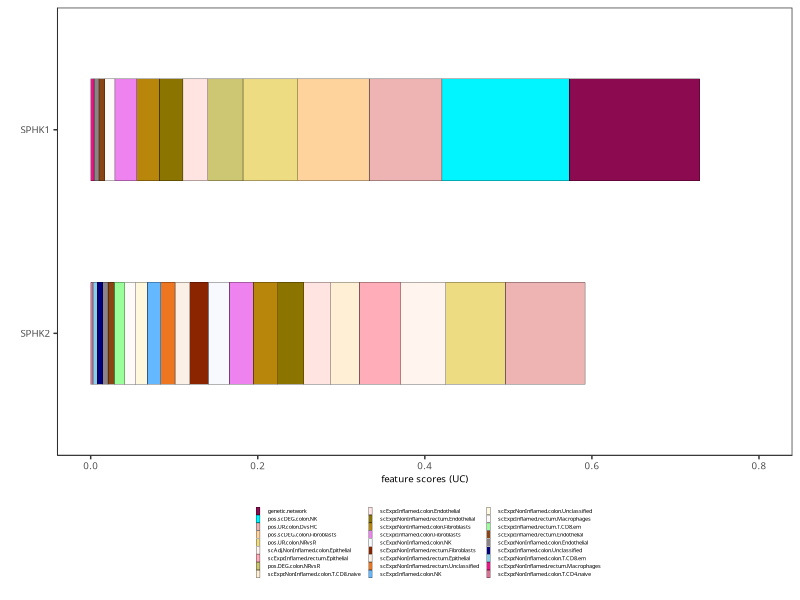
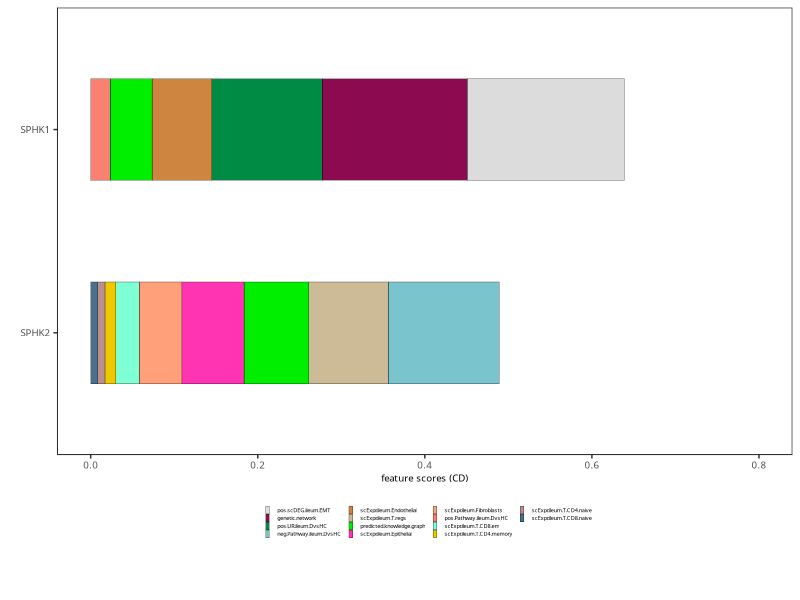

Recreate these plots in R, in order.
#!/usr/bin/env Rscript

options(echo = TRUE)
Sys.time()

library(dplyr)
library(openxlsx)
library(ggplot2)

genes <- c("SPHK2", "SPHK1")

width <- length(genes) * 600

#" ----------
#" 
#" # Input data

UC_long_df <- as.data.frame(read.xlsx("../data/data.Figure4C.xlsx", sheet = "UC", colNames = TRUE))
CD_long_df <- as.data.frame(read.xlsx("../data/data.Figure4C.xlsx", sheet = "CD", colNames = TRUE))

for (col in c("value", "norm_value")) {
  UC_long_df[, col] <- as.numeric(UC_long_df[, col])
  CD_long_df[, col] <- as.numeric(CD_long_df[, col])
}

#" ----------
#" 
#" # Plot UC

set.seed(2)

prefix <- "UC"
long_df <- UC_long_df

long_df[, "gene"] <- factor(long_df[, "gene"], levels = genes)

ranked_evidence <- unique(long_df[order(long_df[, "value"], decreasing = F), "evidence"])
ranked_evidence[1:5]

long_df[, "evidence_id"] <- match(long_df[, "evidence"], ranked_evidence)

shared_features <- union(UC_long_df[, "evidence"], CD_long_df[, "evidence"])

temp_cmap <- sample(grDevices::colors()[grep("gr(a|e)y", grDevices::colors(), invert = T)], 
                    length(shared_features))

cmap <- temp_cmap[match(rev(ranked_evidence), shared_features)]

long_df <- long_df[order(long_df[, "value"], decreasing = T), ]

long_df[order(long_df[, "value"], decreasing = T), ]

num_col <- ifelse(prefix == "CD", 4, 3)
lg_height <- ifelse(prefix == "CD", 34, 5)

p <- ggplot(long_df[order(long_df[, "norm_value"], decreasing = T), ], 
            aes(fill=factor(evidence, levels = rev(ranked_evidence)), 
                y=gene, x=norm_value)) + 
  geom_bar(position="stack", stat="identity", width = 0.5, color = "black", size = 0.05, linewidth = 0.1) + 
  scale_fill_manual(values = cmap) +
  ylab("") +
  xlim(c(0, 0.8)) +
  xlab(paste0("feature scores (", prefix, ")")) +
  theme_bw() +
  theme(axis.text.x = element_text(size=7, family="Sans"),
        axis.text.y = element_text(size=7, family="Sans"),
        legend.text = element_text(size=4, family="Sans"), 
        legend.title = element_text(size=5, family="Sans"), 
        axis.title.y = element_text(size=7, family="Sans"), 
        axis.title.x = element_text(size=7, family="Sans"), 
        axis.line.x.bottom = element_line(size=0.2),
        axis.line.y.left = element_line(size=0.2),
        plot.title = element_text(size=7, family="Sans", hjust = 0.5), 
        strip.text = element_text(size=7, family="Sans"),
        panel.grid.minor = element_blank(),
        panel.grid.major = element_blank(),
        legend.key.height = unit(2, "mm"), 
        legend.key.width = unit(1, "mm"), 
        legend.key.spacing.y = unit(0, "pt"),
        legend.box.margin = margin(0, 0, lg_height, 0), 
        legend.position = "bottom") +
  guides(fill=guide_legend(ncol=num_col, byrow=FALSE, title="")) 

png(filename=paste0("Figure4C.", prefix, ".png"),
    width=1500, height=600, units="px", res = 300)
print(p)
dev.off()

#" ----------
#" 
#" # Plot CD

set.seed(2)

prefix <- "CD"
long_df <- CD_long_df

long_df[, "gene"] <- factor(long_df[, "gene"], levels = genes)

ranked_evidence <- unique(long_df[order(long_df[, "value"], decreasing = F), "evidence"])
ranked_evidence[1:5]

long_df[, "evidence_id"] <- match(long_df[, "evidence"], ranked_evidence)

shared_features <- union(UC_long_df[, "evidence"], CD_long_df[, "evidence"])

temp_cmap <- sample(grDevices::colors()[grep("gr(a|e)y", grDevices::colors(), invert = T)], 
                    length(shared_features))

cmap <- temp_cmap[match(rev(ranked_evidence), shared_features)]

long_df <- long_df[order(long_df[, "value"], decreasing = T), ]

long_df[order(long_df[, "value"], decreasing = T), ]

num_col <- ifelse(prefix == "CD", 4, 3)
lg_height <- ifelse(prefix == "CD", 34, 5)

p <- ggplot(long_df[order(long_df[, "norm_value"], decreasing = T), ], 
            aes(fill=factor(evidence, levels = rev(ranked_evidence)), 
                y=gene, x=norm_value)) + 
  geom_bar(position="stack", stat="identity", width = 0.5, color = "black", size = 0.05, linewidth = 0.1) + 
  scale_fill_manual(values = cmap) +
  ylab("") +
  xlim(c(0, 0.8)) +
  xlab(paste0("feature scores (", prefix, ")")) +
  theme_bw() +
  theme(axis.text.x = element_text(size=7, family="Sans"),
        axis.text.y = element_text(size=7, family="Sans"),
        legend.text = element_text(size=4, family="Sans"), 
        legend.title = element_text(size=5, family="Sans"), 
        axis.title.y = element_text(size=7, family="Sans"), 
        axis.title.x = element_text(size=7, family="Sans"), 
        axis.line.x.bottom = element_line(size=0.2),
        axis.line.y.left = element_line(size=0.2),
        plot.title = element_text(size=7, family="Sans", hjust = 0.5), 
        strip.text = element_text(size=7, family="Sans"),
        panel.grid.minor = element_blank(),
        panel.grid.major = element_blank(),
        legend.key.height = unit(2, "mm"), 
        legend.key.width = unit(1, "mm"), 
        legend.key.spacing.y = unit(0, "pt"),
        legend.box.margin = margin(0, 0, lg_height, 0), 
        legend.position = "bottom") +
  guides(fill=guide_legend(ncol=num_col, byrow=FALSE, title="")) 

png(filename=paste0("Figure4C.", prefix, ".png"),
    width=1500, height=600, units="px", res = 300)
print(p)
dev.off()

sessionInfo()

#" ----------
#"
#" # Done.
